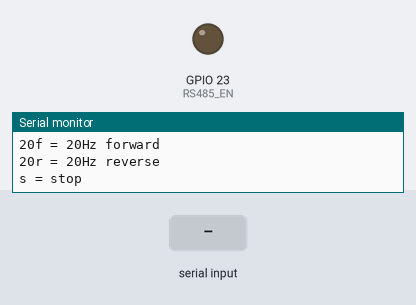
The sketch below on a simulated ESP32. On the bench: output pins drawn as LEDs (lit = HIGH), the last lines printed to the serial monitor. The inputs (shaded band) are chosen by the test bench.

Above: at 1.2 s.
1.3 s: "s\n" received over Serial
At 1.7 s:
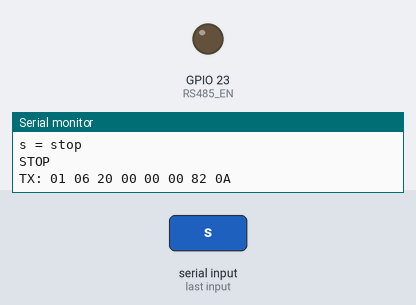
2.8 s: "90,45\n" received over Serial
At 4.0 s:
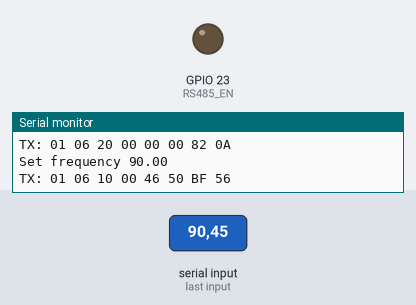
4.3 s: "30,150\n" received over Serial
At 5.4 s:
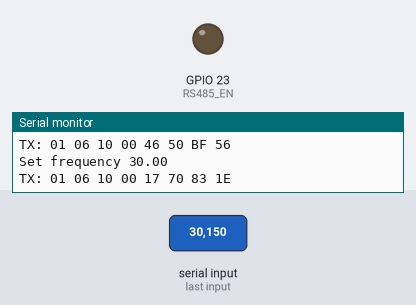
Timing chart, 0 to 7.3 s (numbered marks = the images above; inputs shaded):
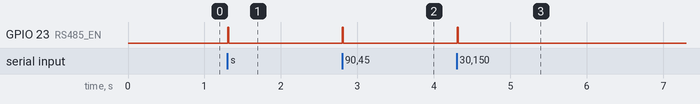

Measured:
- after the input at 1.3 s, GPIO 23 (RS485_EN): LOW → HIGH at once, → LOW 0.01 s later
- after the input at 2.8 s, GPIO 23 (RS485_EN): LOW → HIGH at once, → LOW 0.01 s later
- after the input at 4.3 s, GPIO 23 (RS485_EN): LOW → HIGH at once, → LOW 0.01 s later

The sketch:

frequency_direction_.ino
```cpp
#include <HardwareSerial.h>

#define RXD2 16
#define TXD2 17
#define RS485_EN 23

HardwareSerial VFD(2);

/* -------- CRC16 -------- */

uint16_t crc16(uint8_t *buf, int len)
{
  uint16_t crc = 0xFFFF;

  for (int pos = 0; pos < len; pos++)
  {
    crc ^= buf[pos];

    for (int i = 0; i < 8; i++)
    {
      if (crc & 1)
      {
        crc >>= 1;
        crc ^= 0xA001;
      }
      else
      {
        crc >>= 1;
      }
    }
  }

  return crc;
}

/* -------- MODBUS SEND -------- */

void sendModbus(uint16_t reg, uint16_t value)
{
  uint8_t frame[8];

  frame[0] = 1;
  frame[1] = 0x06;
  frame[2] = reg >> 8;
  frame[3] = reg & 0xFF;
  frame[4] = value >> 8;
  frame[5] = value & 0xFF;

  uint16_t crc = crc16(frame, 6);

  frame[6] = crc & 0xFF;
  frame[7] = crc >> 8;

  Serial.print("TX: ");
  for (int i = 0; i < 8; i++)
  {
    Serial.printf("%02X ", frame[i]);
  }
  Serial.println();

  /* ensure bus idle before transmit */
  delay(5);

  digitalWrite(RS485_EN, HIGH);

  VFD.write(frame, 8);
  VFD.flush();

  /* wait for final byte to exit transceiver */
  delay(12);

  digitalWrite(RS485_EN, LOW);

  /* Modbus silent interval */
  delay(5);
}

/* -------- CONTROL FUNCTIONS -------- */

void setFrequency(float hz)
{
  uint16_t raw = hz * 200;
  sendModbus(0x1000, raw);
}

void runForward()
{
  sendModbus(0x2000, 1);
}

void runReverse()
{
  sendModbus(0x2000, 2);
}

void stopMotor()
{
  sendModbus(0x2000, 0);
}

/* -------- SETUP -------- */

void setup()
{
  Serial.begin(9600);

  pinMode(RS485_EN, OUTPUT);
  digitalWrite(RS485_EN, LOW);

  VFD.begin(9600, SERIAL_8N1, RXD2, TXD2);

  Serial.println("VFD controller ready");
  Serial.println("Commands:");
  Serial.println("20f = 20Hz forward");
  Serial.println("20r = 20Hz reverse");
  Serial.println("s = stop");
}

/* -------- LOOP -------- */

void loop()
{
  if (Serial.available())
  {
    String cmd = Serial.readStringUntil('\n');
    cmd.trim();

    if (cmd == "s")
    {
      Serial.println("STOP");
      stopMotor();
      return;
    }

    char dir = cmd.charAt(cmd.length() - 1);
    float freq = cmd.substring(0, cmd.length() - 1).toFloat();

    Serial.print("Set frequency ");
    Serial.println(freq);

    setFrequency(freq);

    delay(200);

    if (dir == 'f')
    {
      Serial.println("Forward");
      runForward();
    }
    else if (dir == 'r')
    {
      Serial.println("Reverse");
      runReverse();
    }
  }
}
```
